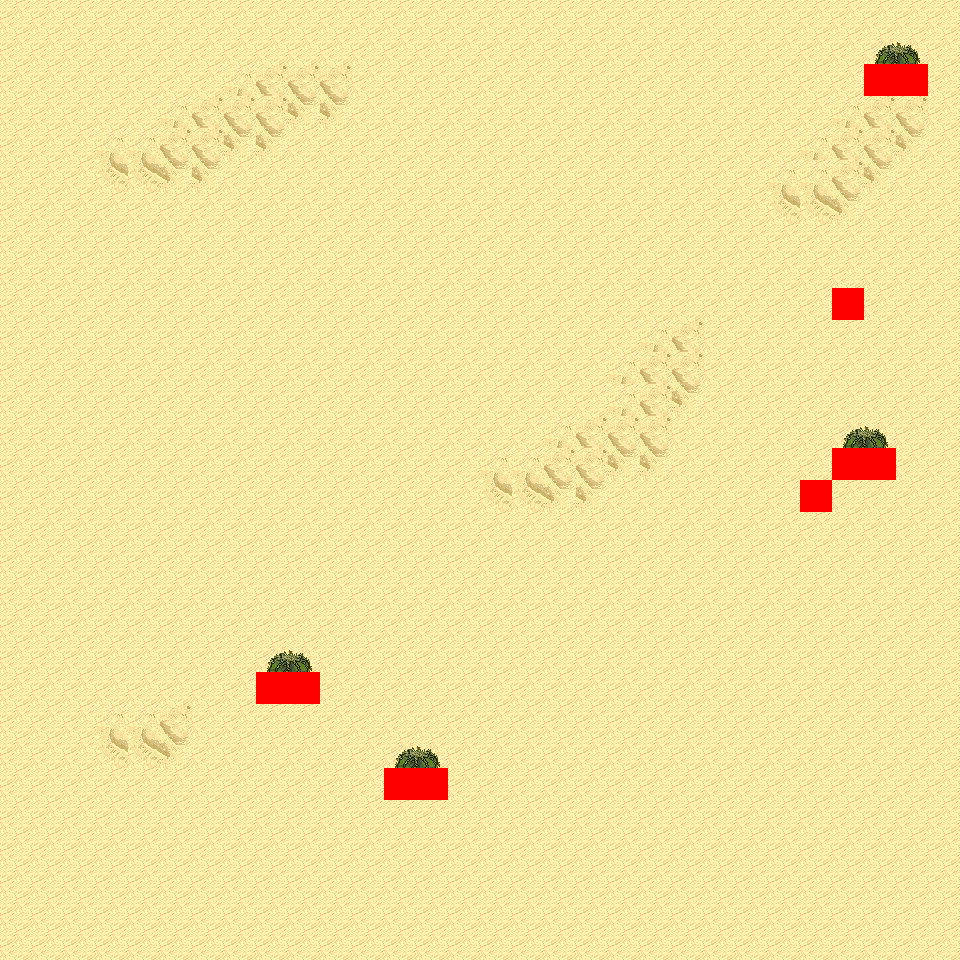

A 2D game scene composited from a Tiled map and its tileset images. What follows is a short description and the map's XML, with each tile layer's data collapsed to a summary:
An orthogonal 30x30 tile map with 32x32 px tiles, 6 tile layers (Ground, Object, Object2, Above, ...), 14 tilesets and 4 objects (4x mapExit).

<map version="1.0" orientation="orthogonal" renderorder="right-down" width="30" height="30" tilewidth="32" tileheight="32" nextobjectid="5">
  <tileset firstgid="1" name="tileset_logic_collision" tilewidth="32" tileheight="32" tilecount="1" columns="1">
    <image source="../drawable/tileset_logic_collision.png" width="32" height="32" />
  </tileset>
  <tileset firstgid="2" name="tileset_ground_ground" tilewidth="32" tileheight="32" tilecount="33" columns="3">
    <image source="../drawable/tileset_ground_ground.png" width="96" height="352" />
  </tileset>
  <tileset firstgid="35" name="tileset_terrain_desert" tilewidth="32" tileheight="32" tilecount="88" columns="8">
    <image source="../drawable/tileset_terrain_desert.png" width="256" height="352" />
  </tileset>
  <tileset firstgid="123" name="tileset_building_stone_ruins" tilewidth="32" tileheight="32" tilecount="72" columns="6">
    <image source="../drawable/tileset_building_stone_ruins.png" width="192" height="384" />
  </tileset>
  <tileset firstgid="195" name="tileset_ground_sand_edges" tilewidth="32" tileheight="32" tilecount="15" columns="5">
    <image source="../drawable/tileset_ground_sand_edges.png" width="160" height="96" />
  </tileset>
  <tileset firstgid="210" name="tileset_ground_slate_tiles" tilewidth="32" tileheight="32" tilecount="15" columns="5">
    <image source="../drawable/tileset_ground_slate_tiles.png" width="160" height="96" />
  </tileset>
  <tileset firstgid="225" name="tileset_ground_sand_2" tilewidth="32" tileheight="32" tilecount="15" columns="5">
    <image source="../drawable/tileset_ground_sand_2.png" width="160" height="96" />
  </tileset>
  <tileset firstgid="240" name="tileset_plant_cactus_2" tilewidth="32" tileheight="32" tilecount="10" columns="5">
    <image source="../drawable/tileset_plant_cactus_2.png" width="160" height="64" />
  </tileset>
  <tileset firstgid="250" name="tileset_plant_round_cactuses" tilewidth="32" tileheight="32" tilecount="20" columns="10">
    <image source="../drawable/tileset_plant_round_cactuses.png" width="320" height="64" />
  </tileset>
  <tileset firstgid="270" name="tileset_plant_tree_banana_tree" tilewidth="32" tileheight="32" tilecount="40" columns="4">
    <image source="../drawable/tileset_plant_tree_banana_tree.png" width="128" height="320" />
  </tileset>
  <tileset firstgid="310" name="tileset_plant_tree_palm_tree" tilewidth="32" tileheight="32" tilecount="6" columns="2">
    <image source="../drawable/tileset_plant_tree_palm_tree.png" width="64" height="96" />
  </tileset>
  <tileset firstgid="316" name="tileset_plant_tree_palm_trees" tilewidth="32" tileheight="32" tilecount="40" columns="4">
    <image source="../drawable/tileset_plant_tree_palm_trees.png" width="128" height="320" />
  </tileset>
  <tileset firstgid="356" name="tileset_building_stone_tower" tilewidth="32" tileheight="32" tilecount="14" columns="2">
    <image source="../drawable/tileset_building_stone_tower.png" width="64" height="224" />
  </tileset>
  <tileset firstgid="370" name="tileset_plant_bush_large_green" tilewidth="32" tileheight="32" tilecount="9" columns="3">
    <image source="../drawable/tileset_plant_bush_large_green.png" width="96" height="96" />
  </tileset>
  <layer name="Ground" width="30" height="30">
    <data>[900 cells, 900 non-empty, 5 distinct tile ids]</data>
  </layer>
  <layer name="Object" width="30" height="30">
    <data>[900 cells, 10 non-empty, 4 distinct tile ids]</data>
  </layer>
  <layer name="Object2" width="30" height="30">
    <data>[900 cells, 0 non-empty, 0 distinct tile ids]</data>
  </layer>
  <layer name="Above" width="30" height="30">
    <data>[900 cells, 8 non-empty, 2 distinct tile ids]</data>
  </layer>
  <layer name="Above2" width="30" height="30">
    <data>[900 cells, 0 non-empty, 0 distinct tile ids]</data>
  </layer>
  <layer name="Walkable" width="30" height="30">
    <data>[900 cells, 10 non-empty, 1 distinct tile ids]</data>
  </layer>
  <objectgroup name="MapEvents">
    <object id="1" name="north" type="mapExit" x="0" y="0" width="960" height="32">
      <properties>
        <property name="map" value="level_0_x37_y111" />
        <property name="x" value="0" />
        <property name="y" value="28" />
      </properties>
    </object>
    <object id="2" name="south" type="mapExit" x="0" y="928" width="960" height="32">
      <properties>
        <property name="map" value="level_0_x37_y113" />
        <property name="x" value="0" />
        <property name="y" value="1" />
      </properties>
    </object>
    <object id="3" name="west" type="mapExit" x="0" y="0" width="32" height="960">
      <properties>
        <property name="map" value="level_0_x36_y112" />
        <property name="x" value="28" />
        <property name="y" value="0" />
      </properties>
    </object>
    <object id="4" name="east" type="mapExit" x="928" y="0" width="32" height="960">
      <properties>
        <property name="map" value="level_0_x38_y112" />
        <property name="x" value="1" />
        <property name="y" value="0" />
      </properties>
    </object>
  </objectgroup>
</map>
